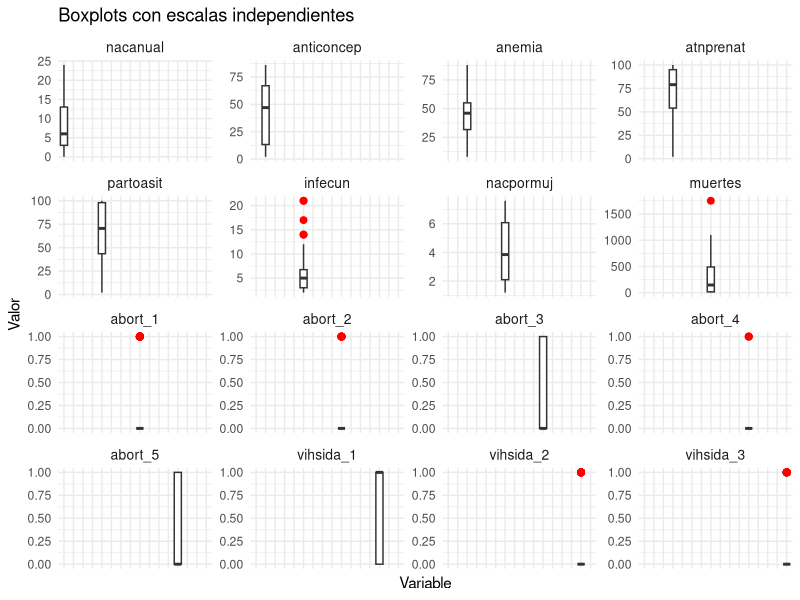
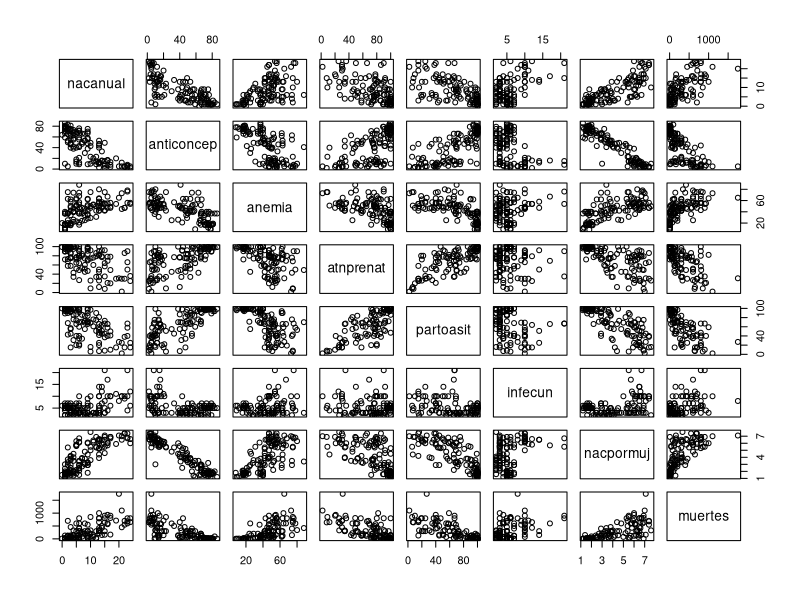
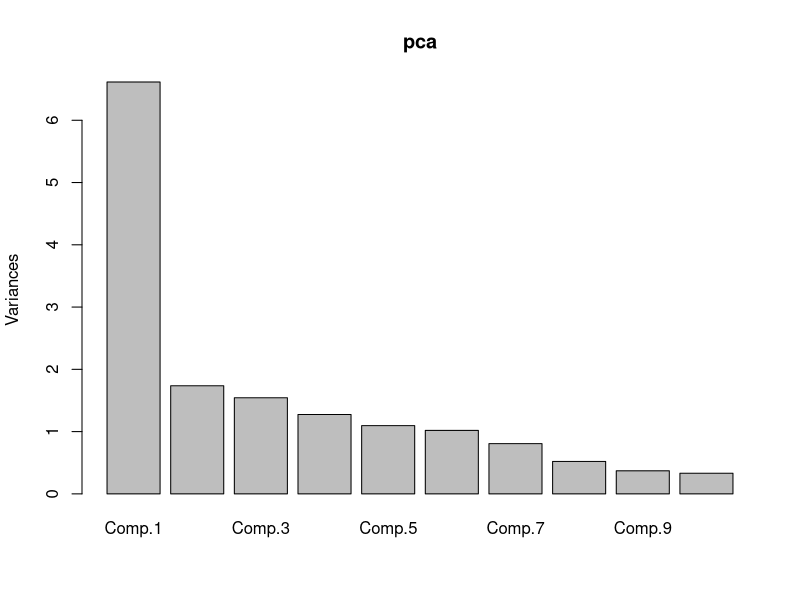
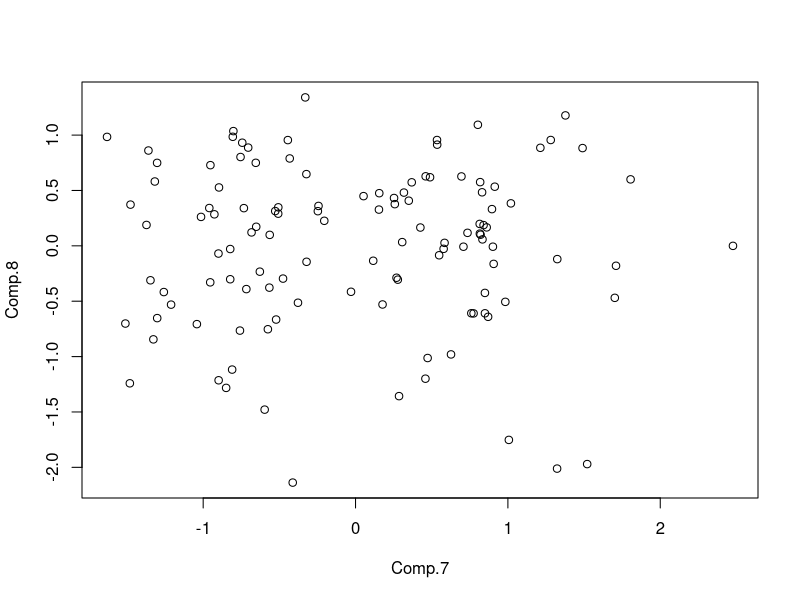
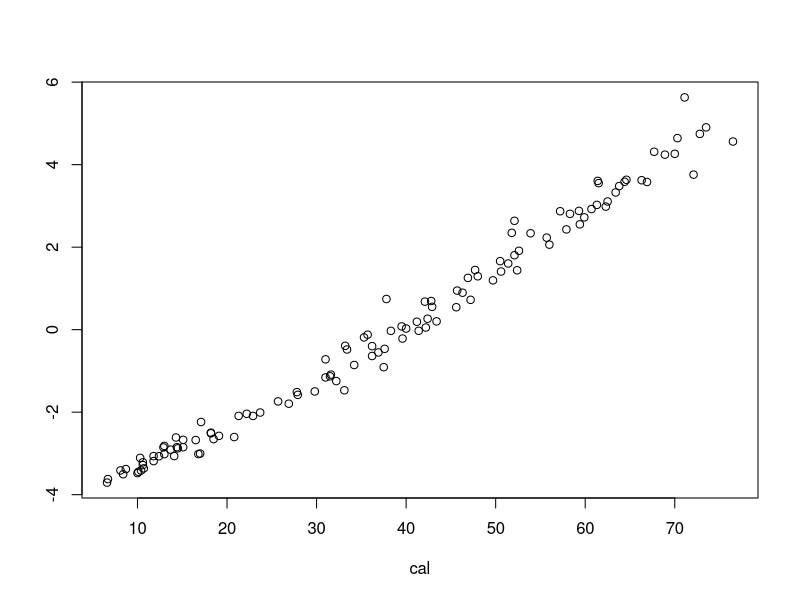

The R source for these figures, in order:
data <- read.table("riesgo.csv",header=TRUE,sep = ',')
data$calif <- NULL

sapply(data, function(x) sum(is.na(x)))

data[is.na(data$atnprenat), "atnprenat"] <- as.integer(mean(data$atnprenat, na.rm = TRUE))
data[is.na(data$partoasit), "partoasit"] <- as.integer(mean(data$partoasit, na.rm = TRUE))

library(fastDummies)

data_pre = dummy_cols(data,  select_columns = c("abort", "vihsida"))
data_pre$abort <- NULL
data_pre$vihsida <- NULL

#graficas
library(ggplot2)

# Convertir a formato largo para ggplot
library(reshape2) # Para reorganizar datos en formato largo
data_long <- melt(data_pre)

# Crear boxplots para todas las columnas numéricas
ggplot(data_long, aes(x = variable, y = value)) +
  geom_boxplot(outlier.color = "red", outlier.size = 2) +
  theme_minimal() +
  labs(title = "Boxplots con escalas independientes", x = "Variable", y = "Valor") +
  facet_wrap(~variable, scales = "free_y") + # Escalas independientes en el eje Y
  theme(axis.text.x = element_blank(), # Ocultar etiquetas en el eje X
        axis.ticks.x = element_blank(),
        strip.text = element_text(size = 10)) # Ajustar tamaño del texto en los paneles

## gráficos de dispersión para revisar que estén correlacionados los datos y distinguir cada especie
pairs(data_pre[,2:9]) 


## Matriz varianzas y covarianzas
var(data_pre[,2:9])
var(data_pre[,2:17])


## Matriz Correlacion
cor(data_pre[,2:9])

## PCA
#princomp(data_pre[,2:17])

#Standard deviations
pca <- princomp(data_pre[,2:17],cor=T) 

# sd, proportion of variance, cumulative proportion
summary(pca)

#Coeficientes (pesos)
pca$loadings

# Grafica de proporcion de varianza por componente
screeplot(pca)

# Transformacion
pca$scores

# Deteccion de outliers
plot(pca$scores[,7:8])

###################################################
cal <- read.table("riesgo.csv",header=TRUE,sep = ',')
cal <- cal$calif

#scores: primer componente
pca$scores[,1]

cal_comp <- cbind(cal, pca$scores[,1])

cor(cal_comp)

plot(cal_comp)
